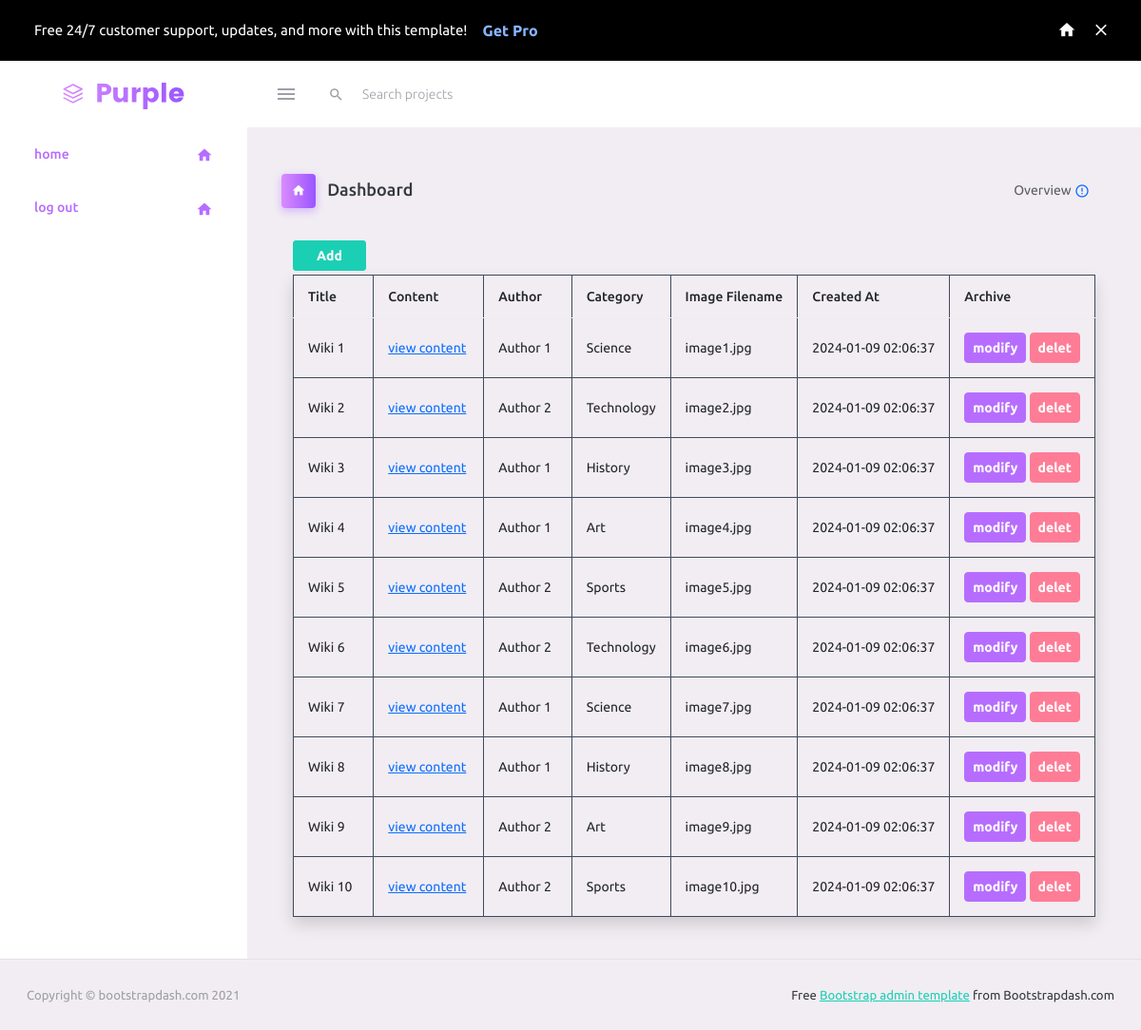
Screenshot of /index.php?action=auther (signed in) with the database file from the repository.
### tables this page shows
CREATE TABLE wikis (
    id INT PRIMARY KEY AUTO_INCREMENT,
    title VARCHAR(255) NOT NULL,
    content TEXT NOT NULL,
    author_id INT,
    category_id INT,
    image_filename VARCHAR(255),   
    created_at TIMESTAMP DEFAULT CURRENT_TIMESTAMP,
    is_archieved ENUM('yes','no') DEFAULT 'no',
    FOREIGN KEY (author_id) REFERENCES users(id) ON DELETE CASCADE,
    FOREIGN KEY (category_id) REFERENCES categories(id) ON DELETE SET NULL
);

CREATE TABLE users (
    id INT PRIMARY KEY AUTO_INCREMENT,
    name VARCHAR(255) NOT NULL,
    email VARCHAR(255) UNIQUE NOT NULL,
    password VARCHAR(255) NOT NULL,
    role ENUM('admin', 'author') DEFAULT 'author'
);

CREATE TABLE categories (
    id INT PRIMARY KEY AUTO_INCREMENT,
    name VARCHAR(255) NOT NULL,
    created_at TIMESTAMP DEFAULT CURRENT_TIMESTAMP

);

### APP/controler/wikis_controler.php (called while the page is built, shortened)
<?php
class wikis_controler {
    public  static function get_wikis_forauther(){
        $wikisDAO= new wikisDAO();
       $wikis = $wikisDAO->GetAllWIKIS();
       require 'APP\view\dashboard_auther\dashboard_auther.php';
    }
}

### APP/MODEL/config/Connection.php (called while the page is built, shortened)
<?php
class DatabaseConnection {
    private $pdo;
    private static $instance;
public function __construct(){
    $this->pdo = new PDO("mysql:host=" . DB_HOST . ";dbname=" . DB_NAME, DB_USER, DB_PASS);
        $this->pdo->setAttribute(PDO::ATTR_ERRMODE, PDO::ERRMODE_EXCEPTION);
}
public static function getInstance() {
    if (!self::$instance) {
        self::$instance = new DatabaseConnection();
    }
    return self::$instance;
}
public function getConnection() {
    return $this->pdo;
}
}
?>

### APP/MODEL/classes/wikisDAO.PHP (called while the page is built, shortened)
<?php
include 'APP\MODEL\classes\wikisclass.php';
class  wikisDAO{
    private $db;
    public function __construct(){
        $this->db = DatabaseConnection::getInstance()->getConnection();
    }
    public  function GetAllWIKIS() {
        $query = "SELECT * from wikis order by created_at desc";
        $stmt =  $this->db->prepare($query);
        $stmt->execute();
        $result = $stmt->fetchAll(PDO::FETCH_ASSOC);
        $wikis = array();
        foreach ($result as $row) {
            $wiki = new Wiki($row['id'],$row['title'],$row['content'],$row['author_id'],$row['category_id'],$row['image_filename'],$row['created_at'],$row['is_archieved'] );
            $wikis[] = $wiki;
    }
    return $wikis;
}
    public function getAuthernam_byId($id){
        $query = "SELECT users.name  from wikis join users on wikis.author_id = users.id where  author_id=$id";
        $stmt =  $this->db->prepare($query);
        $stmt->execute();
        $result = $stmt->fetch(PDO::FETCH_ASSOC);
        return $result['name'];
    }
    public function getCategorynam_byId($id){
        $query = "SELECT categories.name  from wikis join categories on wikis.category_id = categories.id where  category_id=$id";
        $stmt =  $this->db->prepare($query);
        $stmt->execute();
        $result = $stmt->fetch(PDO::FETCH_ASSOC);
        return $result['name'];
    }
}

### APP/MODEL/classes/wikisclass.php (called while the page is built, shortened)
<?php
class Wiki {
    private $id;
    private $title;
    private $authorId;
    private $categoryId;
    private $imageFilename;
    private $createdAt;
    public function __construct($id,$title, $content, $authorId, $categoryId, $imageFilename  ,$createdAt,$is_archived) {
        $this->id = $id;
        $this->title = $title;
        $this->authorId = $authorId;
        $this->categoryId = $categoryId;
        $this->imageFilename = $imageFilename;
        $this->createdAt = $createdAt;
    }
    public function getId() {
        return $this->id;
    }
    public function getTitle() {
        return $this->title;
    }
    public function getAuthorId() {
        return $this->authorId;
    }
    public function getCategoryId() {
        return $this->categoryId;
    }
    public function getImageFilename() {
        return $this->imageFilename;
    }
    public function getCreatedAt() {
        return $this->createdAt;
    }
}

### APP/view/dashboard_auther/dashboard_auther.php (the view, shortened to what this page needs)
<!DOCTYPE html>
<html lang="en">
  <head>
    <link rel="stylesheet" href="APP\view\dashboard_admin\assets\vendors\mdi\css\materialdesignicons.min.css">
    <link rel="stylesheet" href="APP\view\dashboard_admin\assets\vendors\css\vendor.bundle.base.css">
    <link rel="stylesheet" href="APP\view\dashboard_admin\assets\css\style.css">
  </head>
  <body>
    <div class="container-scroller">
      <div class="row p-0 m-0 proBanner" id="proBanner">
        <div class="col-md-12 p-0 m-0">
          <div class="card-body card-body-padding d-flex align-items-center justify-content-between">
            <div class="ps-lg-1">
              <div class="d-flex align-items-center justify-content-between">
                <p class="mb-0 font-weight-medium me-3 buy-now-text">Free 24/7 customer support, updates, and more with this template!</p>
                <a href="https://www.bootstrapdash.com/product/purple-bootstrap-admin-template/?utm_source=organic&utm_medium=banner&utm_campaign=buynow_demo" target="_blank" class="btn me-2 buy-now-btn border-0">Get Pro</a>
              </div>
            </div>
            <div class="d-flex align-items-center justify-content-between">
              <a href="https://www.bootstrapdash.com/product/purple-bootstrap-admin-template/"><i class="mdi mdi-home me-3 text-white"></i></a>
              <button id="bannerClose" class="btn border-0 p-0">
                <i class="mdi mdi-close text-white me-0"></i>
              </button>
            </div>
          </div>
        </div>
      </div>
      <nav class="navbar default-layout-navbar col-lg-12 col-12 p-0 fixed-top d-flex flex-row">
        <div class="text-center navbar-brand-wrapper d-flex align-items-center justify-content-center">
          <a class="navbar-brand brand-logo" href="APP\view\dashboard_admin\dashbord.php"><img src="APP\view\dashboard_admin\assets\images\logo.svg" alt="logo" /></a>
        </div>
        <div class="navbar-menu-wrapper d-flex align-items-stretch">
          <button class="navbar-toggler navbar-toggler align-self-center" type="button" data-toggle="minimize">
            <span class="mdi mdi-menu"></span>
          </button>
          <div class="search-field d-none d-md-block">
            <form class="d-flex align-items-center h-100" action="#">
              <div class="input-group">
                <div class="input-group-prepend bg-transparent">
                  <i class="input-group-text border-0 mdi mdi-magnify"></i>
                </div>
                <input type="text" class="form-control bg-transparent border-0" placeholder="Search projects">
              </div>
            </form>
          </div>
        </div>
      </nav>
      <div class="container-fluid page-body-wrapper">
        <nav class="sidebar sidebar-offcanvas" id="sidebar">
          <ul class="nav">
            <li class="nav-item">
              <a class="nav-link" href="index.php">
                <span class="menu-title">home</span>
                <i class="mdi mdi-home menu-icon"></i>
              </a>
            </li>
            <li class="nav-item">
              <a class="nav-link" href="index.php?action=logout">
                <span class="menu-title">log out</span>
                <i class="mdi mdi-home menu-icon"></i>
              </a>
            </li>
          </ul>
        </nav>
        <div class="main-panel">
          <div class="content-wrapper">
            <div class="page-header">
              <h3 class="page-title">
                <span class="page-title-icon bg-gradient-primary text-white me-2">
                  <i class="mdi mdi-home"></i>
                </span> Dashboard
              </h3>
              <nav aria-label="breadcrumb">
                <ul class="breadcrumb">
                  <li class="breadcrumb-item active" aria-current="page">
                    <span></span>Overview <i class="mdi mdi-alert-circle-outline icon-sm text-primary align-middle"></i>
                  </li>
                </ul>
              </nav>
            </div>
            <div class="container-fluid">
    <div class="row">
        <div class="col-12">
            <div id="defult">
            <a class="btn btn-success p-2 px-4 my-1" href="index.php?action=add_wiki">Add</a>
                <table class="table table-bordered border-dark shadow">
                    <thead>
                        <tr>
                            <th>Title</th>
                            <th>Content</th>
                            <th>Author</th>
                            <th>Category</th>
                            <th>Image Filename</th>
                            <th>Created At</th>
                            <th>Archive</th>
                        </tr>
                    </thead>
                    <tbody>
                        <?php foreach ($wikis as $wiki) { ?>
                            <tr >
                                <td class="col-md-2"><?=$wiki->getTitle();?></td>
                                <td class="col-md-2"><a href="">view content</a></td>
                                <td class="col-md-2"><?=$wikisDAO->getAuthernam_byId($wiki->getAuthorId());?></td>
                                <td class="col-md-1"><?=$wikisDAO->getCategorynam_byId($wiki->getCategoryId());?></td>
                                <td class="col-md-1"><?=$wiki->getImageFilename();?></td>
                                <td class="col-md-1"><?=$wiki->getCreatedAt();?></td>
                                <td class="col-md-1">
                                    <a class="btn btn-primary rounded p-2" href="index.php?action=archiv_wiki&id=<?=$wiki->getId();?>">modify</a>
                                    <a class="btn btn-danger rounded p-2" href="index.php?action=delet_wiki&id=<?=$wiki->getId();?>">delet</a>
                                </td>
                            </tr>
                        <?php }?>
                    </tbody>
                </table>
            </div>
        </div>
    </div>
</div>
                  </div>
                </div>
              </div>
            </div>
          <footer class="footer">
            <div class="container-fluid d-flex justify-content-between">
              <span class="text-muted d-block text-center text-sm-start d-sm-inline-block">Copyright © bootstrapdash.com 2021</span>
              <span class="float-none float-sm-end mt-1 mt-sm-0 text-end"> Free <a href="https://www.bootstrapdash.com/bootstrap-admin-template/" target="_blank">Bootstrap admin template</a> from Bootstrapdash.com</span>
            </div>
          </footer>
  </body>
</html>

### index.php (shortened to what this page needs)
<?php
require 'APP\MODEL\config\Connection.php';
require 'APP\CONTROLER\wikis_controler.php';
require 'APP\MODEL\classes\wikisDAO.PHP';
$cat_control = new category_control();
$wikiss_control = new wikis_controler();
if (isset($_GET["action"])) {
     $action = $_GET["action"];
  switch($action){
        case 'auther':
            $wikiss_control->get_wikis_forauther();
            break;
    }
}else{
    $wikisDAO= new wikisDAO();
    $wikis= $wikiss_control->get_five_wikis();
    $allwikis= $wikiss_control->get_wikis();
    $categories= $cat_control->get_categories_latest();
    require 'APP\VIEW\home.php';
    }

### rows the page displays
wikis: title "Wiki 1", author.name "Author 1", category.name "Science", image_filename "image1.jpg", created_at "2024-01-09 02:06:37"
wikis: title "Wiki 2", author.name "Author 2", category.name "Technology", image_filename "image2.jpg", created_at "2024-01-09 02:06:37"
wikis: title "Wiki 3", author.name "Author 1", category.name "History", image_filename "image3.jpg", created_at "2024-01-09 02:06:37"
wikis: title "Wiki 4", author.name "Author 1", category.name "Art", image_filename "image4.jpg", created_at "2024-01-09 02:06:37"
wikis: title "Wiki 5", author.name "Author 2", category.name "Sports", image_filename "image5.jpg", created_at "2024-01-09 02:06:37"
wikis: title "Wiki 6", author.name "Author 2", category.name "Technology", image_filename "image6.jpg", created_at "2024-01-09 02:06:37"
wikis: title "Wiki 7", author.name "Author 1", category.name "Science", image_filename "image7.jpg", created_at "2024-01-09 02:06:37"
wikis: title "Wiki 8", author.name "Author 1", category.name "History", image_filename "image8.jpg", created_at "2024-01-09 02:06:37"
wikis: title "Wiki 9", author.name "Author 2", category.name "Art", image_filename "image9.jpg", created_at "2024-01-09 02:06:37"
wikis: title "Wiki 10", author.name "Author 2", category.name "Sports", image_filename "image10.jpg", created_at "2024-01-09 02:06:37"
